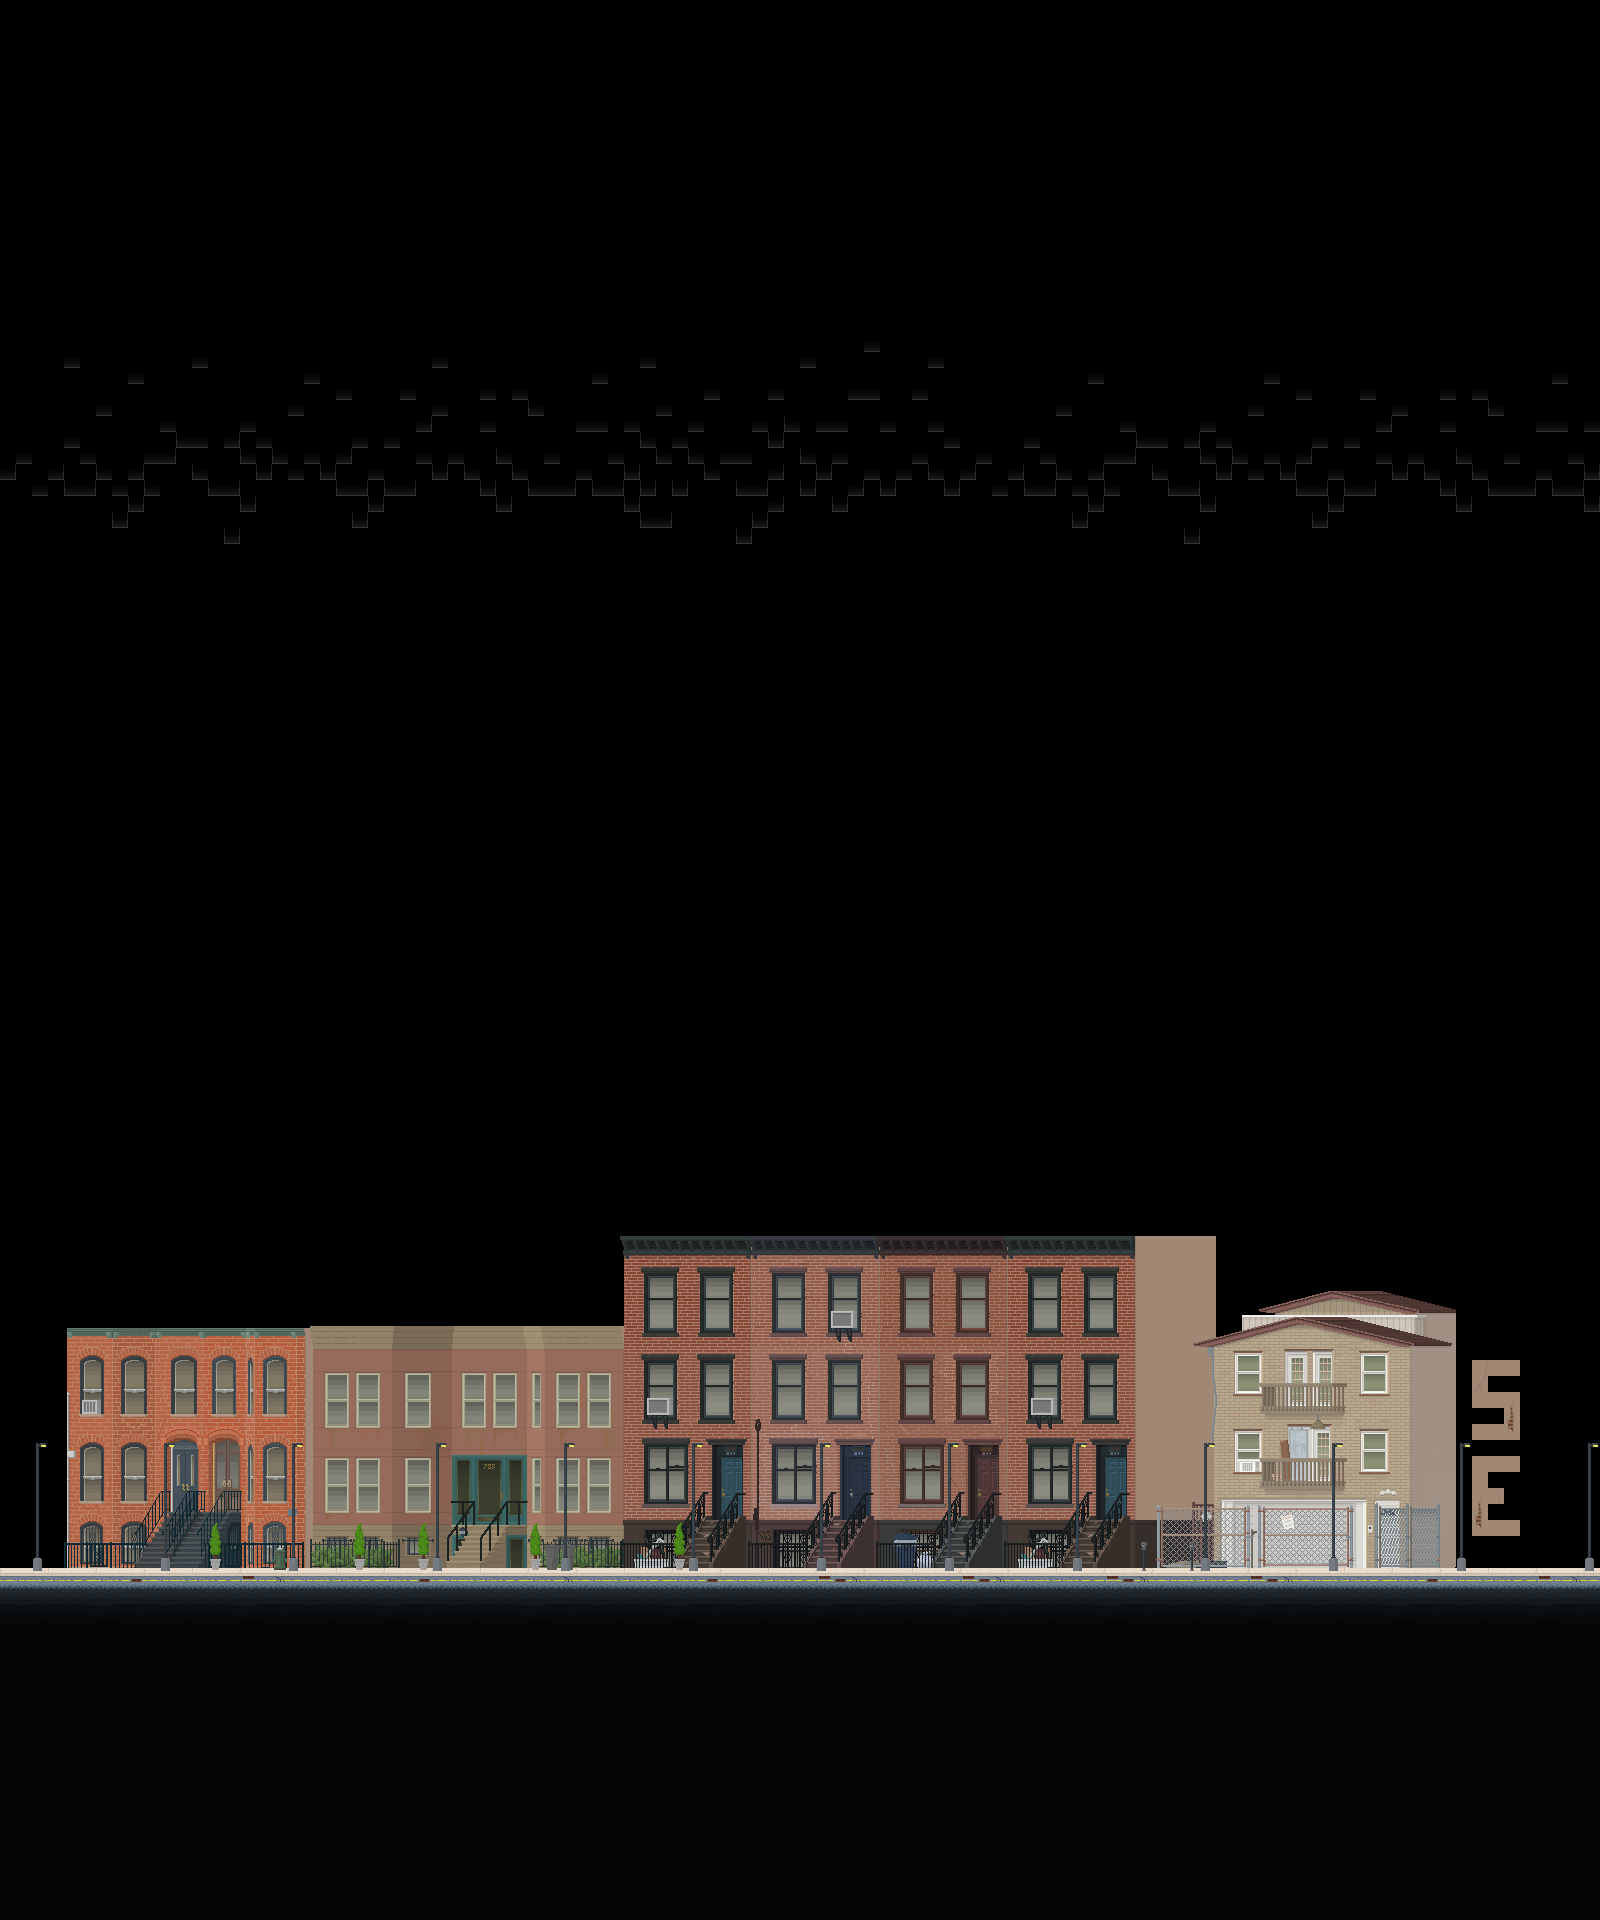

Rendered tile map (Tiled .tmx) drawn with the repository's tilesets; below, a short description and the map source with its tile grids summarised:
An orthogonal 100x120 tile map with 16x16 px tiles, 5 tile layers (bg1, bg2, ground, objects, ...) and 26 objects (4x 2, 3x 10, 2x 5, room1_1, 1, ...).

<map version="1.0" orientation="orthogonal" renderorder="right-down" width="100" height="120" tilewidth="16" tileheight="16" nextobjectid="51">
 <properties>
  <property name="ambient" value="DAYNIGHT" />
  <property name="bgm day" value="Misdirection" />
  <property name="bgm night" value="Midnight Waves" />
  <property name="bgm noon" value="Misdirection" />
  <property name="previous" value="" />
 </properties>
 <tileset firstgid="1" name="Tiledtest" tilewidth="16" tileheight="16" tilecount="7200">
  <image source="tilesets/street.png" width="1152" height="1608" />
  <tile id="0">
   <properties>
    <property name="type" value="concrete" />
   </properties>
  </tile>
  <tile id="1">
   <properties>
    <property name="type" value="concrete" />
   </properties>
  </tile>
  <tile id="2">
   <properties>
    <property name="type" value="concrete" />
   </properties>
  </tile>
  <tile id="3">
   <properties>
    <property name="type" value="concrete" />
   </properties>
  </tile>
  <tile id="4">
   <properties>
    <property name="type" value="concrete" />
   </properties>
  </tile>
  <tile id="5">
   <properties>
    <property name="type" value="concrete" />
   </properties>
  </tile>
  <tile id="6">
   <properties>
    <property name="type" value="concrete" />
   </properties>
  </tile>
  <tile id="7">
   <properties>
    <property name="type" value="concrete" />
   </properties>
  </tile>
  <tile id="8">
   <properties>
    <property name="type" value="concrete" />
   </properties>
  </tile>
  <tile id="72">
   <properties>
    <property name="type" value="concrete" />
   </properties>
  </tile>
  <tile id="73">
   <properties>
    <property name="type" value="concrete" />
   </properties>
  </tile>
  <tile id="74">
   <properties>
    <property name="type" value="concrete" />
   </properties>
  </tile>
  <tile id="75">
   <properties>
    <property name="type" value="concrete" />
   </properties>
  </tile>
  <tile id="76">
   <properties>
    <property name="type" value="concrete" />
   </properties>
  </tile>
  <tile id="77">
   <properties>
    <property name="type" value="concrete" />
   </properties>
  </tile>
  <tile id="78">
   <properties>
    <property name="type" value="concrete" />
   </properties>
  </tile>
  <tile id="79">
   <properties>
    <property name="type" value="concrete" />
   </properties>
  </tile>
  <tile id="80">
   <properties>
    <property name="type" value="concrete" />
   </properties>
  </tile>
  <tile id="144">
   <properties>
    <property name="type" value="concrete" />
   </properties>
  </tile>
  <tile id="145">
   <properties>
    <property name="type" value="concrete" />
   </properties>
  </tile>
  <tile id="146">
   <properties>
    <property name="type" value="concrete" />
   </properties>
  </tile>
  <tile id="147">
   <properties>
    <property name="type" value="concrete" />
   </properties>
  </tile>
  <tile id="148">
   <properties>
    <property name="type" value="concrete" />
   </properties>
  </tile>
  <tile id="149">
   <properties>
    <property name="type" value="concrete" />
   </properties>
  </tile>
  <tile id="150">
   <properties>
    <property name="type" value="concrete" />
   </properties>
  </tile>
  <tile id="151">
   <properties>
    <property name="type" value="concrete" />
   </properties>
  </tile>
  <tile id="152">
   <properties>
    <property name="type" value="concrete" />
   </properties>
  </tile>
 </tileset>
 <layer name="bg1" width="100" height="120">
  <data>[12000 cells, 4530 non-empty, 1428 distinct tile ids]</data>
 </layer>
 <layer name="bg2" width="100" height="120">
  <data>[12000 cells, 172 non-empty, 151 distinct tile ids]</data>
 </layer>
 <layer name="ground" width="100" height="120">
  <data>[12000 cells, 2200 non-empty, 63 distinct tile ids]</data>
 </layer>
 <layer name="objects" width="100" height="120">
  <data>[12000 cells, 55 non-empty, 18 distinct tile ids]</data>
 </layer>
 <layer name="fg" width="100" height="120">
  <data>[12000 cells, 120 non-empty, 10 distinct tile ids]</data>
 </layer>
 <objectgroup name="entities">
  <properties>
   <property name="spawn" value="" />
  </properties>
  <object id="1" name="room1_1" x="460" y="1496" width="37" height="73">
   <properties>
    <property name="ID" value="1" />
    <property name="next" value="room1_1" />
    <property name="nextWarp" value="1" />
    <property name="warp" value="" />
   </properties>
  </object>
  <object id="11" name="1" x="400" y="1552" width="16" height="16">
   <properties>
    <property name="ID" value="1" />
    <property name="NPC" value="hippie" />
    <property name="layer" value="front" />
    <property name="name" value="Sasha" />
    <property name="script" value="generic_1" />
    <property name="state" value="IDLEWALK" />
   </properties>
  </object>
  <object id="14" name="2" x="336" y="1552" width="16" height="16">
   <properties>
    <property name="ID" value="2" />
    <property name="NPC" value="burly1" />
    <property name="attackScript" value="onAttacked1" />
    <property name="layer" value="back" />
    <property name="name" value="Tough Guy" />
    <property name="onAttacked" value="on_attacked" />
    <property name="script" value="generic_1" />
    <property name="state" value="STATIONARY" />
   </properties>
  </object>
  <object id="15" name="3" x="640" y="1552" width="16" height="16">
   <properties>
    <property name="ID" value="3" />
    <property name="NPC" value="cashier" />
    <property name="layer" value="middle" />
    <property name="name" value="Rajid" />
    <property name="script" value="toggle blocking" />
    <property name="state" value="STATIONARY" />
   </properties>
  </object>
  <object id="16" name="4" x="1008" y="1552" width="16" height="16">
   <properties>
    <property name="ID" value="4" />
    <property name="NPC" value="girlfriend2" />
    <property name="attackScript" value="onAttacked2" />
    <property name="layer" value="front" />
    <property name="name" value="Naja" />
    <property name="script" value="generic_1" />
    <property name="state" value="IDLEWALK" />
   </properties>
  </object>
  <object id="17" name="5" x="1072" y="1552" width="16" height="16">
   <properties>
    <property name="ID" value="5" />
    <property name="NPC" value="girlfriend1" />
    <property name="attckScript" value="onAttacked2" />
    <property name="layer" value="front" />
    <property name="name" value="Sam" />
    <property name="script" value="ask out" />
    <property name="state" value="STATIONARY" />
   </properties>
  </object>
  <object id="18" name="6" x="448" y="1552" width="16" height="16">
   <properties>
    <property name="ID" value="6" />
    <property name="NPC" value="logger" />
    <property name="attackScript" value="onAttacked" />
    <property name="layer" value="back" />
    <property name="name" value="John" />
    <property name="script" value="choice test" />
    <property name="state" value="STATIONARY" />
   </properties>
  </object>
  </objectgroup>
</map>
<!-- 19 of 26 objects omitted -->
